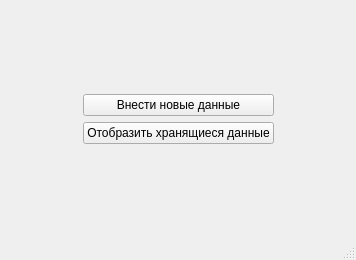
<?xml version="1.0" encoding="UTF-8"?>
<ui version="4.0">
 <class>MainWindow</class>
 <widget class="QMainWindow" name="MainWindow">
  <property name="geometry">
   <rect>
    <x>0</x>
    <y>0</y>
    <width>356</width>
    <height>260</height>
   </rect>
  </property>
  <property name="windowTitle">
   <string>MainWindow</string>
  </property>
  <widget class="QWidget" name="centralwidget">
   <layout class="QGridLayout" name="gridLayout">
    <item row="2" column="1">
     <widget class="QPushButton" name="showData">
      <property name="text">
       <string>Отобразить хранящиеся данные</string>
      </property>
     </widget>
    </item>
    <item row="1" column="2">
     <spacer name="horizontalSpacer">
      <property name="orientation">
       <enum>Qt::Horizontal</enum>
      </property>
      <property name="sizeHint" stdset="0">
       <size>
        <width>40</width>
        <height>20</height>
       </size>
      </property>
     </spacer>
    </item>
    <item row="3" column="1">
     <spacer name="verticalSpacer_3">
      <property name="orientation">
       <enum>Qt::Vertical</enum>
      </property>
      <property name="sizeHint" stdset="0">
       <size>
        <width>20</width>
        <height>40</height>
       </size>
      </property>
     </spacer>
    </item>
    <item row="1" column="0">
     <spacer name="horizontalSpacer_2">
      <property name="orientation">
       <enum>Qt::Horizontal</enum>
      </property>
      <property name="sizeHint" stdset="0">
       <size>
        <width>40</width>
        <height>20</height>
       </size>
      </property>
     </spacer>
    </item>
    <item row="1" column="1">
     <widget class="QPushButton" name="addButton">
      <property name="text">
       <string>Внести новые данные</string>
      </property>
     </widget>
    </item>
    <item row="0" column="1">
     <spacer name="verticalSpacer_2">
      <property name="orientation">
       <enum>Qt::Vertical</enum>
      </property>
      <property name="sizeHint" stdset="0">
       <size>
        <width>20</width>
        <height>40</height>
       </size>
      </property>
     </spacer>
    </item>
   </layout>
  </widget>
  <widget class="QStatusBar" name="statusbar"/>
  <widget class="QMenuBar" name="menubar">
   <property name="geometry">
    <rect>
     <x>0</x>
     <y>0</y>
     <width>356</width>
     <height>26</height>
    </rect>
   </property>
  </widget>
 </widget>
 <resources/>
 <connections/>
</ui>
